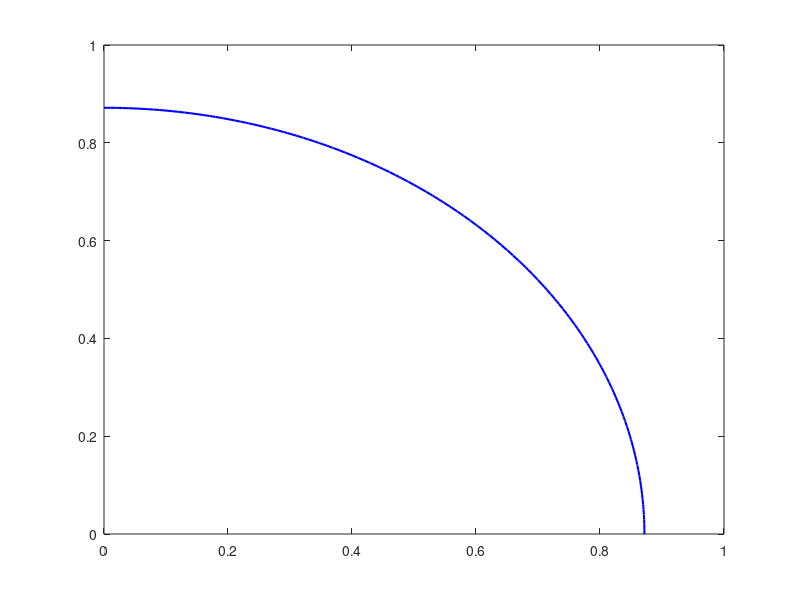

MATLAB code to generate this figure: (Note: this script raises an error after producing the figure.)
mu1 = [0 0];
mu2 = [1 1];
sigma1 = [1 0; 0 1];
sigma2 = [0.9 0.7; 0.7 0.9];

x1 = 0:.01:1;
x2 = 0:.01:1;
[X1,X2] = meshgrid(x1,x2);
X = [X1(:) X2(:)];

y1 = mvnpdf(X,mu1,sigma1);
y1 = reshape(y1,length(x2),length(x1));

y2 = mvnpdf(X,mu2,sigma2);
y2 = reshape(y2,length(x2),length(x1));


c1 = contour(x1,x2,y1,[1], 'b', 'LineWidth',1.5 );
f1 =gca;
f1.XAxisLocation ='top';
xticks([])
%xticklabels({'C_2'})
f1.YAxisLocation ='right';
yticks([])
%yticklabels({'C_1'})
hold on
scatter(0,0,'MarkerEdgeColor','r',...
              'MarkerFaceColor','r',...
              'LineWidth',1.5)
text(0.03,0.05,'A', 'Color','r','FontSize', 14)

hold on
c2 = contour(x1,x2,y2,[1], 'r', 'LineWidth',1.5);
% f2 = gca;
% xlabel('S')
% ylabel('T')
% f2.XAxisLocation ='bottom';
% xticks([0 1])
% xticklabels({'0', 'Smax'})
% f2.YAxisLocation ='left';
% yticks([0 1])
% yticklabels({'0', 'Tmax'})
hold on
scatter(1,1,'MarkerEdgeColor','b',...
              'MarkerFaceColor','b',...
              'LineWidth',1.5)
text(0.95,0.95,'B', 'Color','b','FontSize', 14)
text(0.5,-0.07,'T','FontSize', 14)
%text(0.5,1.05,'X_1_A')
text(-0.1,0.5,'S','FontSize', 14)
%text(1.05,0.5,'X_2_A')
text(0.5,0.05,'U_A = CONST', 'Color','r','FontSize', 14)
text(0.65,0.65,'U_B = CONST', 'Color','b','FontSize', 14)

% r1 = c1;
% r1(:,1) = [];
% r2 = c2;
% r2(:,1) = [];
% r2 = fliplr(r2);

% for n = 2:size(c1,2)
%     if c1(1,n) > c2(1,size(c1,2)+2-n)
%        startN = n;
%        break
%     end   
% end
% 
% for n = 2:size(c1,2)
%     if c1(1,n) < c2(1,size(c1,2)+2-n) && n > startN
%        endN = n;
%        break
%     end 
% end

startN = 36;
endN = 170;

startN2 = 31;
endN2 = 180;

btwRegion = [c1(1,startN:endN), c2(1,startN2:endN2)];
x_region = [c1(2,startN:endN), c2(2,startN2:endN2)];
ff = fill(x_region, btwRegion, [0.95 0.95 0.9]);
ff.EdgeColor = 'none';

%example of drawing a arrow
% p1 = [2 3];                         % First Point
% p2 = [9 8];                         % Second Point
% dp = p2-p1;                         % Difference
% figure(1)
% quiver(p1(1),p1(2),dp(1),dp(2))